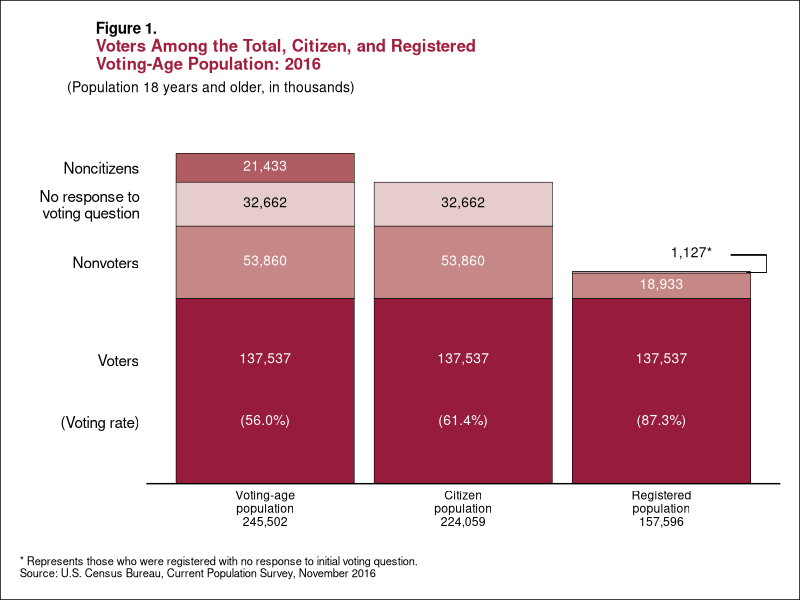

Source code (R):
library(tidyverse)
library(ggtext)

# DESCRIPTION:Voters Among the Total, Citizen, and Registered Voting-Age Populations: 2016
# The following data visualizations are from the U.S. Census Bureau and 
# involved data concerning the characteristics of voters in the presidential election of 2016

#Original Source: https://www.census.gov/content/dam/Census/library/publications/2018/demo/P20-582.pdf

# SLOW REVEAL ORDER: No slow reveal, just completly recreated. 

# AUTHORS:
#   Lauryn Davis (Last edit: 3/27/23)

# Create group levels
type_levels <- c("Noncitizens", 
                 "No response to\nvoting question", 
                 "Nonvoters", 
                 "Voters")
pop_levels <- c("Voting-age\npopulation\n245,502", "Citizen\npopulation\n224,059", "Registered\npopulation\n157,596")
pop_colors <- c("#af5d62", "#e6cdcb", "#c58887", "#971c3c")

# Create data for graph
vote_data <- tibble(
  vote_type = rep(type_levels, 3),
  # Need to rep the pop_group within each vote_type
  pop_group = rep(pop_levels, c(4, 4, 4)),
  amount = c(21433, 32662, 53860, 137537, 0, 32662, 53860, 137537, 0, 1127, 18933, 137537),
  fill = rep(pop_colors, 3),
  amount1 = c("21,433", "32,662", "53,860", "137,537\n\n (56.0%)", "", "32,662", "53,860", "137,537\n\n(61.4%)", "", "", "18,933", "137,537\n\n(87.3%)")
)

vote_data <- vote_data %>% 
  mutate(vote_type = factor(vote_type, levels = type_levels),
         pop_group = factor(pop_group, levels = c("", pop_levels)),
         fill = factor(fill, levels = pop_colors))

# Create text "dataset"
# Determine height of text based on midpoint of bar
heights <- c(137537 + 53860 + 32662 + (21443/2),
             137537 + 53860 + (32662/2),
             137537 + (53860/2),
             (137537*2/3),
             (137537/3),
             NA,
             137537 + 53860 + (32662/2),
             137537 + (53860/2),
             (137537*2/3),
             (137537/3),
             NA,
             NA,
             137537 + (18933/2),
             (137537*2/3),
             (137537/3))

vote_labels <- tibble(
  pop_group = rep(c(pop_levels), c(5, 5, 5)),
  amount = heights,
  label = c("21,433", "32,662", "53,860", "137,537", "(56.0%)", 
            NA, "32,662", "53,860", "137,537", "(61.4%)", 
            NA, NA, "18,933", "137,537", "(87.3%)"),
  color = c(rep(c("a", "b", "a", "a", "a"), 3))
) %>% 
  mutate(pop_group = factor(pop_group, levels = c("", pop_levels)))

area <- ggplot(vote_data, aes(x = pop_group, y = amount)) +
  geom_col(aes(fill = vote_type), color = "black", size = .2, width=.9) +
  geom_segment(aes(x = 3.43, xend = 3.53, y = 157000, yend = 157000), size=.1) +
  geom_segment(aes(x = 3.53, xend = 3.53, y = 157000, yend = 170000), size= .05) +
  geom_segment(aes(x = 3.35, xend = 3.53, y = 170000, yend = 170000), size=.1) +
  # geom_segment(aes(x = .5, xend = 7, y = 0, yend = 0)) +
  # Plot labels "dataset"
  geom_richtext(data = vote_labels, aes(x = pop_group, y = amount, label = label, color = color),
                fill = NA, label.color = NA, size = 3.5) +
  # This is similar to geom_bar except don't need to specify stat = "identity"
  # Add black border around bars
  scale_fill_manual(values = pop_colors, guide = "none") +
  scale_color_manual(values = c("white", "black"), guide = "none") +
  # Using ggtext + HTML syntax to color text
  # For some reason '\n' doesn't work here so I used <br> instead.
  labs(title = "<p><span style = 'font-size:11pt; color:#000000'><b>Figure 1.</span></p><p><span style = 'font-size:12pt; color:#a21e3c'><b>Voters Among the Total, Citizen, and Registered</p><p><span style = 'font-size:12pt; color:#a21e3c'><b>Voting-Age Population: 2016</span></p>",
       subtitle = "(Population 18 years and older, in thousands)",
       y = "",
       x = "",
       caption = "* Represents those who were registered with no response to initial voting question.\nSource: U.S. Census Bureau, Current Population Survey, November 2016")


new <- area +
  theme_classic() +
  scale_x_discrete(limits = c(pop_levels)) + 
  scale_y_continuous(breaks = c(137537 + 53860 + 32662 + (21443/2),
                                137537 + 53860 + (32662/2),
                                137537 + (53860/2),
                                (137537*2/3),
                                (137537/3)), 
                     labels = c(type_levels, "(Voting rate)"),
                     expand = expansion(mult = c(0, 0.15))) + 
  theme(
    # Needed for using HTML syntax in plot title
    # plot.title = element_markdown(), 
    # Cleaned up some redundancies and combined your theme changes into one layer
    panel.grid = element_blank(),
    plot.background = element_rect(fill = "white", color = "black"),
    panel.grid.major = element_blank(),
    panel.grid.minor = element_blank(),
    plot.title = element_markdown(hjust=.2),
    plot.title.position = "plot",
    plot.caption.position = "plot",
    plot.subtitle = element_text(size = 10, color = "black", hjust=.1), 
    plot.caption = element_text(size = 8, color = "black", hjust = 0),
    axis.ticks = element_blank(),
    axis.line.y = element_blank(),
    axis.text.x= element_text(color="black"),
    axis.text.y = element_text(size = 11, color= "black"),
    plot.margin = unit(c(.5,.5,.5,.5), "cm")) +
  annotate("text", x = 3.15, y = 172000, label = "1,127*", size = 3.5) 
ggsave('new1.png') #Margins when using R markdown should be: {r, fig.height= 5, fig.width=5}
